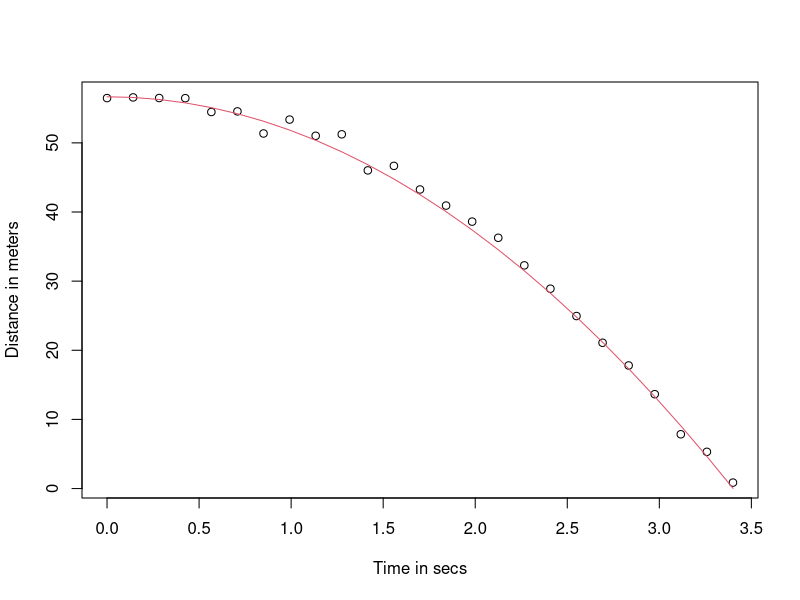
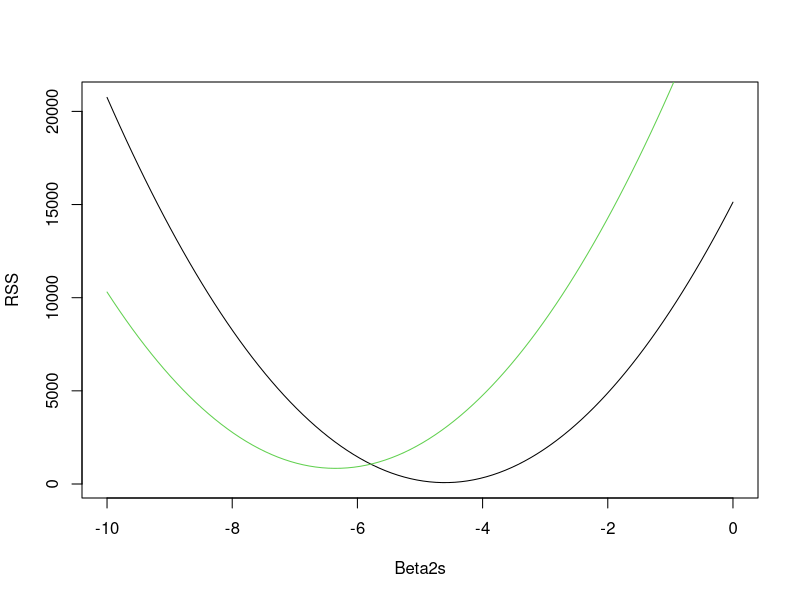

The R script that drew these images, in order:
y<-rnorm(1e6)
x<-cbind(rep(1,1e6),rep(0,1,each=5e5))
beta<-c(1,1)
system.time({sum((y-x %*% beta)^2)})

system.time({sum(sapply(seq_along(y),
                        function(i) y[i] - x[i,1] * beta[1] -x[i,2] *beta[2])^2)})



#-----------------------------------
 
g<-9.8
n<-25
tt<-seq(0,3.4,len=n)

f<-56.67+0*tt-0.5*g*tt^2
y<-f+rnorm(n,sd=1)#error term becoz of obsrvational error.
plot(tt,y,xlab="Time in secs",ylab="Distance in meters")
lines(tt,f,col=2)


# Residual sum of square rss

rss<-function(Beta0,Beta1,Beta2){
  r<-y-(Beta0+Beta1*tt+Beta2*tt^2)
  sum(r^2)
}

Beta2s<-seq(-10,0,len=100)

RSS<-sapply(Beta2s,rss,Beta0=55,Beta1=0)
plot(Beta2s,RSS,type="l")
RSS<-sapply(Beta2s,rss,Beta0=65,Beta1=1)
lines(Beta2s,RSS,type = "l",col=3)


tt2<-tt^2
fit<-lm(y~tt+tt2)
summary(fit)


#-------
#matrix algerba to obt Least square estimates

X<-cbind(rep(1,length(tt)),tt,tt^2)
head(X)

Beta <- matrix(c(55,0,5),3,1)

r <- y - X %*% Beta
RSS <- t(r) %*% r

#or

RSS<-crossprod(r)

#Estimates
betahat <- solve(t(X) %*% X) %*% t(X) %*% y
#or
betahat <-  solve(crossprod(X))%*% crossprod(X,y)


QR <- qr(X)
Q <- qr.Q(QR)
R <- qr.R(QR)

backsolve(R,crossprod(Q,y))
